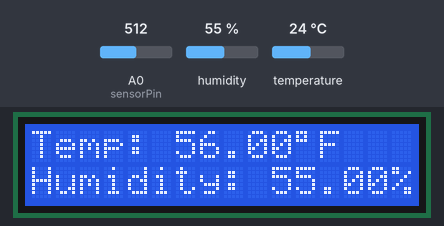
A sketch run on a simulated Arduino Uno, built with avr-gcc and run on an emulated ATmega328P. Shown: 16×2 character LCD. The test bench sets the inputs (shaded band); at power-on: A0 (sensorPin) = 512, humidity 55 %, temperature 24 °C.

Above: at 1.2 s.
1.3 s: A0 (sensorPin) set to 306
At 3.5 s:
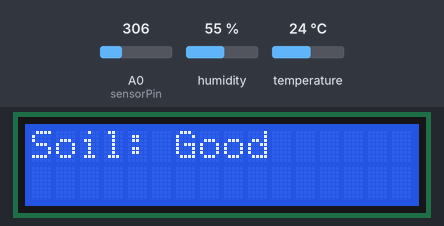
13.7 s: A0 (sensorPin) set to 486
20.5 s: A0 (sensorPin) set to 506
At 22.1 s:
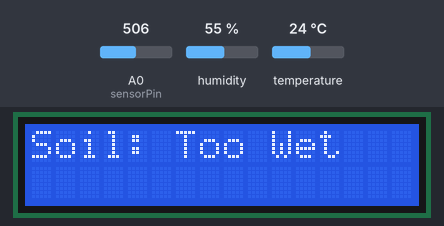
34.1 s: A0 (sensorPin) set to 741
40.9 s: A0 (sensorPin) set to 765
At 46.5 s:
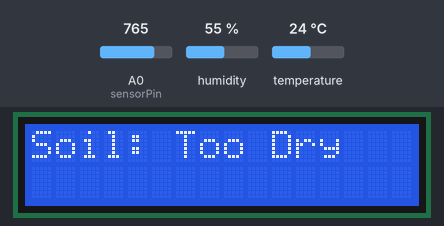
53.1 s: humidity set to 22 %
At 56.1 s:
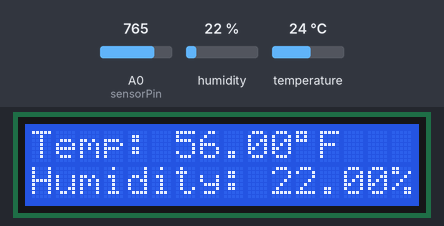
Timing chart, 0 to 57.6 s (numbered marks = the images above; inputs shaded):
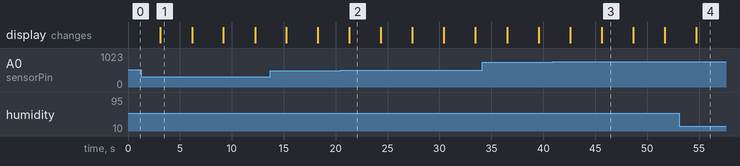

The sketch:

AMIE_I2C_LCD_MAIN.ino
```cpp
/*
  ARDUINO MONITORED INDEPENDENT ECOSYSTEM (AMIE)

  CODE: Reads soil moisture levels, humiidty levels, temperature in F
  OUTPUT: LCD DISPLAY w/ I2C BACKPACK MODULE

  TEAM 8 MEMBERS: Alex Benson, Isa Fontana, Macy Green
*/

// -------------------------------------
// LIBRARIES AND DEFINITIONS
#include <dht.h>                // humidity and temp
#include <LiquidCrystal_I2C.h>  // LCD Library for I2C backpack

// change these values based on calibration
#define soilWet 500   // define max value we consider soil 'wet'
#define soilDry 750   // define min value we consider soil 'dry'

// sensor pins
#define sensorPower 8 // soil, digital out
#define sensorPin A0 // soil, analog in
#define DHT22_PIN 7 // humidity, temperature, digital out

dht DHT; // DHT22 module definituion

LiquidCrystal_I2C lcd(0x27, 16, 2); // LCD: memory location, LxW of screen. Use 0x27 only, otherwise SOIL will not be displayed. 0x3F is other option
// -------------------------------------

void setup() {
  lcd.init();          // initialize LCD screen
  lcd.backlight();     // turn on backlight of LCD screen

	pinMode(sensorPower, OUTPUT);
	digitalWrite(sensorPower, LOW);   // initially keep the sensor OFF
	Serial.begin(9600);
}

void loop() {
  unsigned long startTime = millis();  // Record the start time
  unsigned long elapsedTime = 0;       // Initialize elapsed time

  while (elapsedTime < (30 * 60 * 1000)) {  // Repeat for 30 minutes
    int soilMoisture = 0;
    read_TH();
    delay(3000);
    soilMoisture = readSoil();
    displaySoil(soilMoisture);
    delay(3000);

    // Calculate elapsed time
    elapsedTime = millis() - startTime;
  }

  // after 30 minutes, call readSoil() again to get a new moisture value
  int soilMoisture = readSoil();
  displaySoil(soilMoisture);

} // END MAIN LOOP

// ------------FUNCTIONS------------
//  READ SENSOR FUNCTION returns the analog soil moisture measurement
int readSensor() {
	digitalWrite(sensorPower, HIGH);  // turn the sensor ON
	delay(10);                        // allow power to settle
	int val = analogRead(sensorPin);	// read the analog value form sensor
	digitalWrite(sensorPower, LOW);		// turn the sensor OFF
	return val;							          // return analog moisture value
}
// READ TH returns humidity and temp readings and prints them to the LCD
void read_TH() {

  int chk = DHT.read22(DHT22_PIN);
  float temperature = DHT.temperature;
  temperature = (temperature * (9/5)) + 32;
  float humidity = DHT.humidity;

  // Display humidity and temperature on LCD
  lcd.clear();
  lcd.setCursor(0, 0);
  lcd.print(F("Temp: "));
  lcd.print(temperature);
  lcd.print(char(223));
  lcd.print(F("F"));

  lcd.setCursor(0, 1);
  lcd.print(F("Humidity: "));
  lcd.print(humidity);
  lcd.print(F("%   "));
}
// READ SOIL returns int moisture
int readSoil() {
  int moisture = -1; // initializes moisture vairables
  moisture = readSensor();
  return moisture;
}
// DISPLAY SOIL reads moisture and prints message to LCD
int displaySoil(int moisture) {
  lcd.clear();
  lcd.setCursor(0, 0); // top left

  // determine status of soil
  if (moisture < soilWet) {
    lcd.print(F("Soil: Good  "));
  } else if (moisture >= soilWet && moisture < soilDry) { // ANALOG OUTPUT, refer to calibration def to know what this means
    lcd.print(F("Soil: Too Wet  "));
  } else {
    lcd.print(F("Soil: Too Dry  "));
  }
  return moisture;
}
// ---------------------------------
```

Measured:
- the behaviour switches between 499 and 500 on A0 (sensorPin) (found by bisection; images 1 and 2)
- the behaviour switches between 749 and 750 on A0 (sensorPin) (found by bisection; images 2 and 3)
- after the input at 1.3 s, the display: changes after 1.8 s (image 1)
- after the input at 20.5 s, the display: changes after 0.83 s (image 2)
- after the input at 40.9 s, the display: first differs from a run without the input after 4.7 s (image 3)
- after the input at 53.1 s, the display: changes after 1.6 s (image 4)
- what the display in image 1 shows lasts 3.1 s, from 3.1 s to 6.2 s
